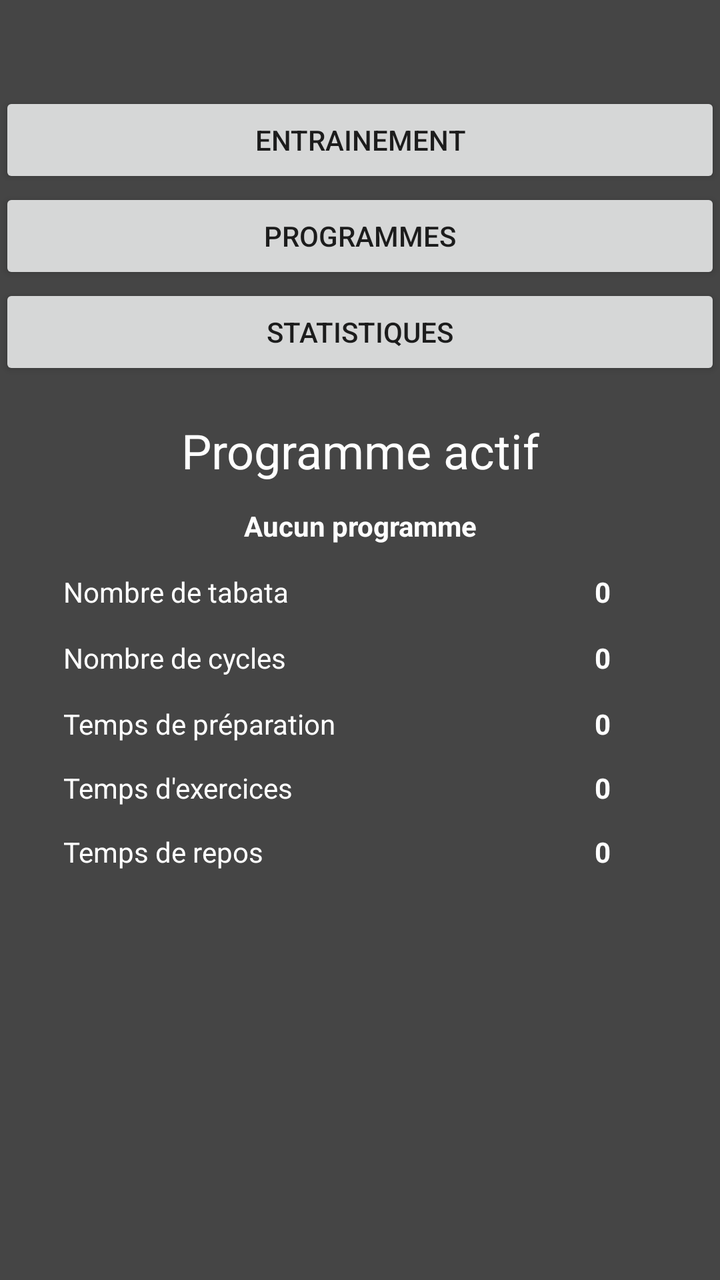
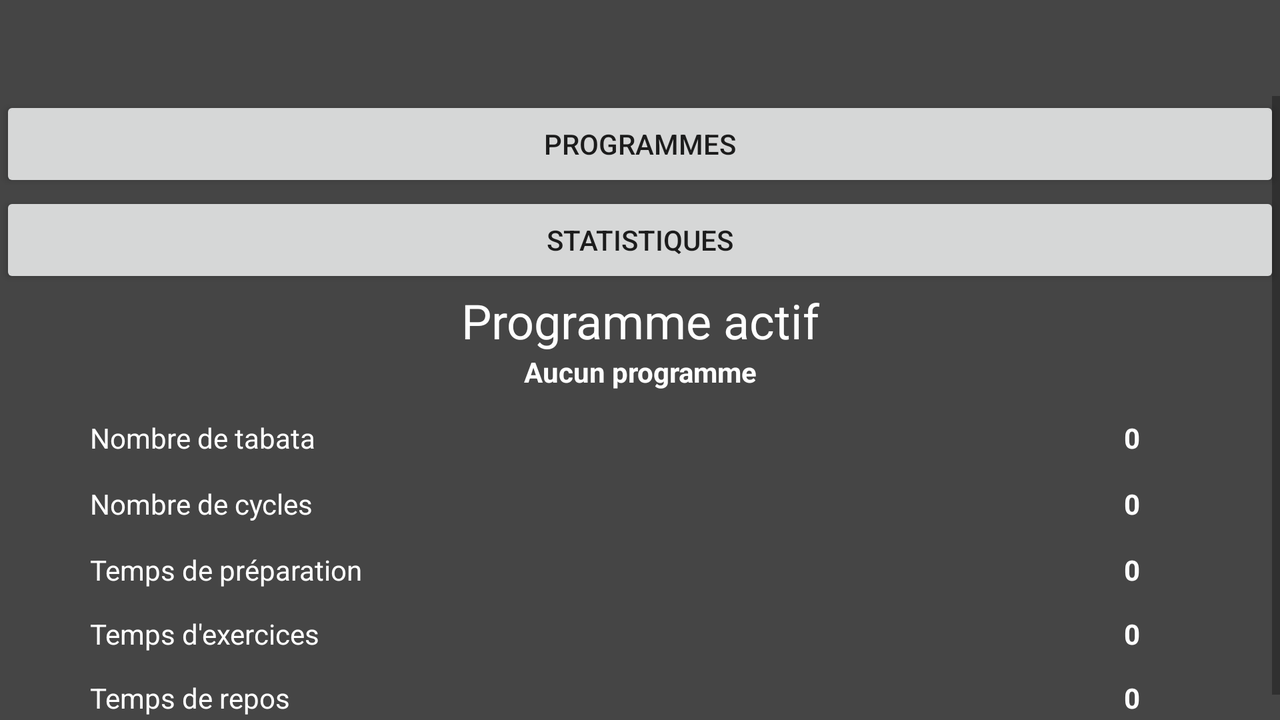

The same Android screen from two of the app's own layout files: first res/layout/ as a phone draws it, then the repository's variant for another configuration, drawn on a device whose configuration selects that folder. Both files follow.
<!-- AndroidManifest.xml: application theme AppTheme.NoActionBar -->
<!-- res/layout/content_main.xml -->
<?xml version="1.0" encoding="utf-8"?>
<RelativeLayout xmlns:android="http://schemas.android.com/apk/res/android"
    xmlns:app="http://schemas.android.com/apk/res-auto"
    xmlns:tools="http://schemas.android.com/tools"
    android:id="@+id/content_main"
    android:layout_width="match_parent"
    android:layout_height="match_parent"
    android:paddingBottom="@dimen/activity_vertical_margin"
    android:paddingLeft="@dimen/activity_horizontal_margin"
    android:paddingRight="@dimen/activity_horizontal_margin"
    android:paddingTop="@dimen/activity_vertical_margin"
    android:background="@color/colorDarkLight"
    app:layout_behavior="@string/appbar_scrolling_view_behavior"
    tools:context="com.appsport.MainActivity"
    tools:showIn="@layout/app_bar_main">

        <Button
            android:text="@string/button_tabata"
            android:layout_width="match_parent"
            android:layout_height="wrap_content"
            android:layout_alignParentTop="true"
            android:layout_centerHorizontal="true"
            android:layout_marginTop="46dp"
            android:id="@+id/button_tabata"
            android:onClick="onClickTabataButton" />

        <TextView
            android:textColor="@color/colorWhite"
            android:text="@string/label_aucun_programme"
            android:layout_width="match_parent"
            android:layout_height="wrap_content"
            android:id="@+id/label_current_program"
            android:layout_below="@+id/label_programme_actif"
            android:layout_centerHorizontal="true"
            android:layout_marginTop="12dp"
            android:textAlignment="center"
            android:textStyle="normal|bold" />

        <Button
            android:text="@string/button_programmes"
            android:layout_width="match_parent"
            android:layout_height="wrap_content"
            android:id="@+id/button_program"
            android:layout_below="@+id/button_tabata"
            android:layout_alignParentStart="true"
            android:onClick="onClickProgramButton"/>

        <Button
            android:layout_width="match_parent"
            android:layout_height="wrap_content"
            android:id="@+id/button_stats"
            android:text="@string/button_statistiques"
            android:layout_below="@+id/button_program"
            android:layout_alignParentStart="true"
            android:onClick="onClickStatsButton"/>

        <TextView
            android:textColor="@color/colorWhite"
            android:text="@string/label_programme_actif"
            android:layout_width="match_parent"
            android:layout_height="wrap_content"
            android:id="@+id/label_programme_actif"
            android:textSize="24sp"
            android:textAlignment="center"
            android:layout_below="@+id/button_stats"
            android:layout_alignParentStart="true"
            android:layout_marginTop="19dp" />

        <TextView
            android:textColor="@color/colorWhite"
            android:text="@string/zero"
            android:layout_width="wrap_content"
            android:layout_height="wrap_content"
            android:layout_alignBottom="@+id/textView2"
            android:layout_alignParentEnd="true"
            android:layout_marginEnd="55dp"
            android:id="@+id/home_tabata_count"
            android:textStyle="normal|bold" />

        <TextView
            android:textColor="@color/colorWhite"
            android:text="@string/label_nombre_de_tabata"
            android:layout_width="wrap_content"
            android:layout_height="wrap_content"
            android:layout_marginStart="32dp"
            android:layout_marginTop="14dp"
            android:id="@+id/textView2"
            android:layout_below="@+id/label_current_program"
            android:layout_alignParentStart="true" />

        <TextView
            android:textColor="@color/colorWhite"
            android:text="@string/label_nombre_cycle"
            android:layout_width="wrap_content"
            android:layout_height="wrap_content"
            android:layout_marginTop="14dp"
            android:id="@+id/textView10"
            android:layout_below="@+id/textView2"
            android:layout_alignStart="@+id/textView2" />

        <TextView
            android:textColor="@color/colorWhite"
            android:text="@string/zero"
            android:layout_width="wrap_content"
            android:layout_height="wrap_content"
            android:layout_alignBottom="@+id/textView10"
            android:layout_alignParentEnd="true"
            android:layout_marginEnd="55dp"
            android:id="@+id/home_cycle_count"
            android:textStyle="normal|bold" />

        <TextView
            android:textColor="@color/colorWhite"
            android:text="@string/label_temps_de_preparation"
            android:layout_width="wrap_content"
            android:layout_height="wrap_content"
            android:layout_below="@+id/textView10"
            android:layout_alignStart="@+id/textView10"
            android:layout_marginTop="14dp"
            android:id="@+id/textView12" />

        <TextView
            android:textColor="@color/colorWhite"
            android:text="@string/zero"
            android:layout_width="wrap_content"
            android:layout_height="wrap_content"
            android:layout_alignBottom="@+id/textView12"
            android:layout_alignEnd="@+id/home_cycle_count"
            android:id="@+id/home_prepare_time"
            android:textStyle="normal|bold" />

        <TextView
            android:textColor="@color/colorWhite"
            android:text="@string/label_temps_d_exercices"
            android:layout_width="wrap_content"
            android:layout_height="wrap_content"
            android:layout_below="@+id/textView12"
            android:layout_alignStart="@+id/textView12"
            android:layout_marginTop="13dp"
            android:id="@+id/textView14" />

        <TextView
            android:textColor="@color/colorWhite"
            android:text="@string/zero"
            android:layout_width="wrap_content"
            android:layout_height="wrap_content"
            android:layout_alignBottom="@+id/textView14"
            android:layout_alignEnd="@+id/home_prepare_time"
            android:id="@+id/home_work_time"
            android:textStyle="normal|bold" />

        <TextView
            android:textColor="@color/colorWhite"
            android:text="@string/label_temps_de_repos"
            android:layout_width="wrap_content"
            android:layout_height="wrap_content"
            android:layout_below="@+id/textView14"
            android:layout_alignStart="@+id/textView14"
            android:layout_marginTop="13dp"
            android:id="@+id/textView16" />

        <TextView
            android:textColor="@color/colorWhite"
            android:text="@string/zero"
            android:layout_width="wrap_content"
            android:layout_height="wrap_content"
            android:layout_alignBottom="@+id/textView16"
            android:layout_alignEnd="@+id/home_work_time"
            android:id="@+id/home_rest_time"
            android:textStyle="normal|bold" />
</RelativeLayout>
<!-- res/layout/app_bar_main.xml (included above) -->
<?xml version="1.0" encoding="utf-8"?>
<android.support.design.widget.CoordinatorLayout xmlns:android="http://schemas.android.com/apk/res/android"
    xmlns:app="http://schemas.android.com/apk/res-auto"
    xmlns:tools="http://schemas.android.com/tools"
    android:layout_width="match_parent"
    android:layout_height="match_parent"
    android:fitsSystemWindows="true"
    tools:context="com.appsport.MainActivity">

    <android.support.design.widget.AppBarLayout
        android:layout_width="match_parent"
        android:layout_height="wrap_content"
        android:theme="@style/AppTheme.AppBarOverlay">

        <android.support.v7.widget.Toolbar
            android:id="@+id/toolbar"
            app:title="TabataTraining"
            android:textAlignment="center"
            android:layout_width="match_parent"
            android:layout_height="?attr/actionBarSize"
            android:background="?attr/colorPrimary"
            app:popupTheme="@style/AppTheme.PopupOverlay" />

    </android.support.design.widget.AppBarLayout>

    <include layout="@layout/content_main" />

</android.support.design.widget.CoordinatorLayout>
<!-- resources referenced by this layout -->
<resources>
  <color name="colorDarkLight">#454545</color>
  <color name="colorWhite">#ffffff</color>
  <string name="button_programmes">Programmes</string>
  <string name="button_statistiques">Statistiques</string>
  <string name="button_tabata">Entrainement</string>
  <string name="label_aucun_programme">Aucun programme</string>
  <string name="label_nombre_cycle">Nombre de cycles</string>
  <string name="label_nombre_de_tabata">Nombre de tabata</string>
  <string name="label_programme_actif">Programme actif</string>
  <string name="label_temps_d_exercices">Temps d\'exercices</string>
  <string name="label_temps_de_preparation">Temps de préparation</string>
  <string name="label_temps_de_repos">Temps de repos</string>
  <string name="zero">0</string>
  <style name="AppTheme.AppBarOverlay" parent="ThemeOverlay.AppCompat.Dark.ActionBar" />
  <style name="AppTheme.PopupOverlay" parent="ThemeOverlay.AppCompat.Light" />
  <style name="AppTheme.NoActionBar">
          <item name="windowActionBar">false</item>
          <item name="windowNoTitle">true</item>
      </style>
</resources>
<!-- res/layout-land/content_main.xml (the repository's variant of the layout above) -->
<!-- drawn on the phone turned sideways -->
<?xml version="1.0" encoding="utf-8"?>
<RelativeLayout xmlns:android="http://schemas.android.com/apk/res/android"
    android:layout_width="match_parent"
    android:layout_height="match_parent"
    android:background="@color/colorDarkLight">

    <ScrollView
        android:layout_width="match_parent"
        android:layout_height="match_parent"
        android:layout_alignParentTop="true"
        android:layout_alignParentStart="true"
        android:layout_marginTop="?attr/actionBarSize">

        <LinearLayout
            android:layout_width="match_parent"
            android:layout_height="wrap_content"
            android:orientation="vertical">

            <Button
                android:text="@string/button_programmes"
                android:layout_width="match_parent"
                android:layout_height="wrap_content"
                android:id="@+id/button_program"
                android:onClick="onClickProgramButton"/>

            <Button
                android:layout_width="match_parent"
                android:layout_height="wrap_content"
                android:id="@+id/button_stats"
                android:text="@string/button_statistiques"
                android:onClick="onClickStatsButton" />

            <TextView
                android:text="@string/label_programme_actif"
                android:layout_width="match_parent"
                android:layout_height="wrap_content"
                android:id="@+id/label_programme_actif"
                android:textSize="24sp"
                android:textColor="@color/colorWhite"
                android:textAlignment="center" />

            <TextView
                android:text="@string/label_aucun_programme"
                android:layout_width="match_parent"
                android:layout_height="wrap_content"
                android:id="@+id/label_current_program"
                android:textAlignment="center"
                android:textColor="@color/colorWhite"
                android:textStyle="normal|bold" />

            <RelativeLayout
                android:layout_width="match_parent"
                android:layout_height="match_parent">

                <TextView
                    android:text="@string/zero"
                    android:layout_width="wrap_content"
                    android:layout_height="wrap_content"
                    android:layout_alignBottom="@+id/textView2"
                    android:layout_alignParentEnd="true"
                    android:layout_marginEnd="70dp"
                    android:id="@+id/home_tabata_count"
                    android:textColor="@color/colorWhite"
                    android:textStyle="normal|bold" />

                <TextView
                    android:text="@string/label_nombre_de_tabata"
                    android:layout_width="wrap_content"
                    android:layout_height="wrap_content"
                    android:layout_marginStart="45dp"
                    android:layout_marginTop="14dp"
                    android:id="@+id/textView2"
                    android:textColor="@color/colorWhite"
                    android:layout_alignParentStart="true" />

                <TextView
                    android:text="@string/label_nombre_cycle"
                    android:layout_width="wrap_content"
                    android:layout_height="wrap_content"
                    android:layout_marginTop="14dp"
                    android:id="@+id/textView10"
                    android:layout_below="@+id/textView2"
                    android:textColor="@color/colorWhite"
                    android:layout_alignStart="@+id/textView2" />

                <TextView
                    android:text="@string/zero"
                    android:layout_width="wrap_content"
                    android:layout_height="wrap_content"
                    android:layout_alignBottom="@+id/textView10"
                    android:layout_alignParentEnd="true"
                    android:layout_marginEnd="70dp"
                    android:id="@+id/home_cycle_count"
                    android:textColor="@color/colorWhite"
                    android:textStyle="normal|bold" />

                <TextView
                    android:text="@string/label_temps_de_preparation"
                    android:layout_width="wrap_content"
                    android:layout_height="wrap_content"
                    android:layout_below="@+id/textView10"
                    android:layout_alignStart="@+id/textView10"
                    android:layout_marginTop="14dp"
                    android:textColor="@color/colorWhite"
                    android:id="@+id/textView12" />

                <TextView
                    android:text="@string/zero"
                    android:layout_width="wrap_content"
                    android:layout_height="wrap_content"
                    android:layout_alignBottom="@+id/textView12"
                    android:layout_alignEnd="@+id/home_cycle_count"
                    android:id="@+id/home_prepare_time"
                    android:textColor="@color/colorWhite"
                    android:textStyle="normal|bold" />

                <TextView
                    android:text="@string/label_temps_d_exercices"
                    android:layout_width="wrap_content"
                    android:layout_height="wrap_content"
                    android:layout_below="@+id/textView12"
                    android:layout_alignStart="@+id/textView12"
                    android:layout_marginTop="13dp"
                    android:textColor="@color/colorWhite"
                    android:id="@+id/textView14" />

                <TextView
                    android:text="@string/zero"
                    android:layout_width="wrap_content"
                    android:layout_height="wrap_content"
                    android:layout_alignBottom="@+id/textView14"
                    android:layout_alignEnd="@+id/home_prepare_time"
                    android:id="@+id/home_work_time"
                    android:textColor="@color/colorWhite"
                    android:textStyle="normal|bold" />

                <TextView
                    android:text="@string/label_temps_de_repos"
                    android:layout_width="wrap_content"
                    android:layout_height="wrap_content"
                    android:layout_below="@+id/textView14"
                    android:layout_alignStart="@+id/textView14"
                    android:layout_marginTop="13dp"
                    android:textColor="@color/colorWhite"
                    android:id="@+id/textView16"
                    android:paddingBottom="15dp" />

                <TextView
                    android:text="@string/zero"
                    android:layout_width="wrap_content"
                    android:layout_height="wrap_content"
                    android:layout_alignBottom="@+id/textView16"
                    android:layout_alignEnd="@+id/home_work_time"
                    android:id="@+id/home_rest_time"
                    android:textColor="@color/colorWhite"
                    android:textStyle="normal|bold"
                    android:paddingBottom="15dp" />
            </RelativeLayout>
        </LinearLayout>
    </ScrollView>
</RelativeLayout>
<!-- resources referenced by the variant -->
<!-- as the phone turned sideways resolves them -->
<resources>
  <color name="colorDarkLight">#454545</color>
  <color name="colorWhite">#ffffff</color>
  <string name="button_programmes">Programmes</string>
  <string name="button_statistiques">Statistiques</string>
  <string name="label_aucun_programme">Aucun programme</string>
  <string name="label_nombre_cycle">Nombre de cycles</string>
  <string name="label_nombre_de_tabata">Nombre de tabata</string>
  <string name="label_programme_actif">Programme actif</string>
  <string name="label_temps_d_exercices">Temps d\'exercices</string>
  <string name="label_temps_de_preparation">Temps de préparation</string>
  <string name="label_temps_de_repos">Temps de repos</string>
  <string name="zero">0</string>
  <style name="AppTheme.NoActionBar">
          <item name="windowActionBar">false</item>
          <item name="windowNoTitle">true</item>
      </style>
</resources>
